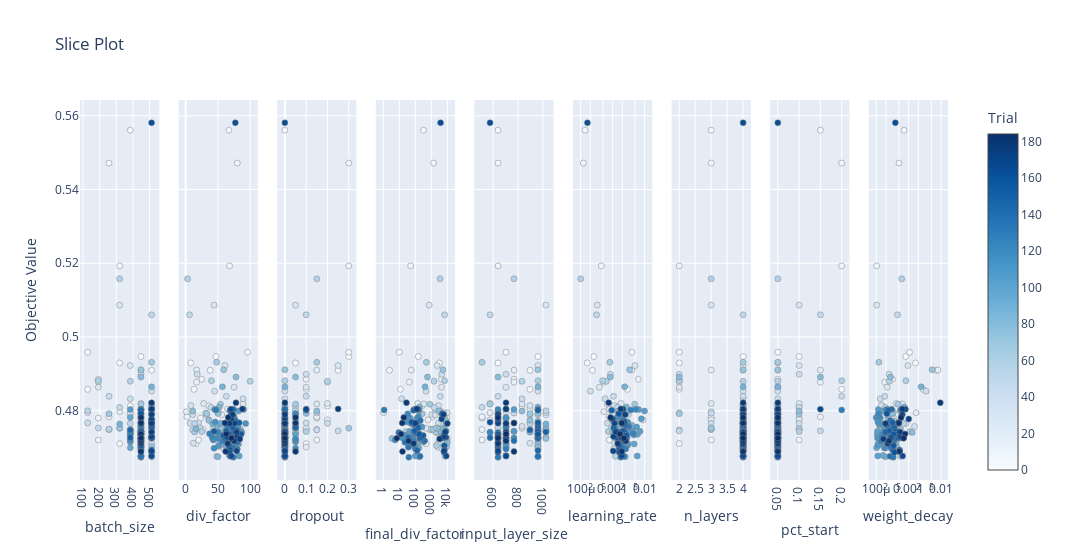

The code cell stored with this chart in its notebook:
### Code cell
plot_slice(study)

### Figure 1 — Plotly figure (JSON) as saved in the notebook; plotly's stock layout.template omitted (floating-point values rounded to 4 significant figures; data arrays with more than 128 entries replaced by an {"elided": "..."} marker saying what was removed)
{"data": [{"marker": {"color": {"elided": "185 int values"}, "colorbar": {"title": {"text": "Trial"}, "x": 1, "xpad": 40}, "colorscale": [[0, "rgb(247,251,255)"], [0.125, "rgb(222,235,247)"], [0.25, "rgb(198,219,239)"], [0.375, "rgb(158,202,225)"], [0.5, "rgb(107,174,214)"], [0.625, "rgb(66,146,198)"], [0.75, "rgb(33,113,181)"], [0.875, "rgb(8,81,156)"], [1, "rgb(8,48,107)"]], "line": {"color": "Grey", "width": 0.5}, "showscale": true}, "mode": "markers", "name": "Feasible Trial", "showlegend": false, "type": "scatter", "x": {"elided": "185 int values"}, "xaxis": "x", "y": {"elided": "185 float values"}, "yaxis": "y"}, {"marker": {"color": {"elided": "185 int values"}, "colorbar": {"title": {"text": "Trial"}, "x": 1, "xpad": 40}, "colorscale": [[0, "rgb(247,251,255)"], [0.125, "rgb(222,235,247)"], [0.25, "rgb(198,219,239)"], [0.375, "rgb(158,202,225)"], [0.5, "rgb(107,174,214)"], [0.625, "rgb(66,146,198)"], [0.75, "rgb(33,113,181)"], [0.875, "rgb(8,81,156)"], [1, "rgb(8,48,107)"]], "line": {"color": "Grey", "width": 0.5}, "showscale": false}, "mode": "markers", "name": "Feasible Trial", "showlegend": false, "type": "scatter", "x": {"elided": "185 int values"}, "xaxis": "x2", "y": {"elided": "185 float values"}, "yaxis": "y2"}, {"marker": {"color": {"elided": "185 int values"}, "colorbar": {"title": {"text": "Trial"}, "x": 1, "xpad": 40}, "colorscale": [[0, "rgb(247,251,255)"], [0.125, "rgb(222,235,247)"], [0.25, "rgb(198,219,239)"], [0.375, "rgb(158,202,225)"], [0.5, "rgb(107,174,214)"], [0.625, "rgb(66,146,198)"], [0.75, "rgb(33,113,181)"], [0.875, "rgb(8,81,156)"], [1, "rgb(8,48,107)"]], "line": {"color": "Grey", "width": 0.5}, "showscale": false}, "mode": "markers", "name": "Feasible Trial", "showlegend": false, "type": "scatter", "x": {"elided": "185 float values"}, "xaxis": "x3", "y": {"elided": "185 float values"}, "yaxis": "y3"}, {"marker": {"color": {"elided": "185 int values"}, "colorbar": {"title": {"text": "Trial"}, "x": 1, "xpad": 40}, "colorscale": [[0, "rgb(247,251,255)"], [0.125, "rgb(222,235,247)"], [0.25, "rgb(198,219,239)"], [0.375, "rgb(158,202,225)"], [0.5, "rgb(107,174,214)"], [0.625, "rgb(66,146,198)"], [0.75, "rgb(33,113,181)"], [0.875, "rgb(8,81,156)"], [1, "rgb(8,48,107)"]], "line": {"color": "Grey", "width": 0.5}, "showscale": false}, "mode": "markers", "name": "Feasible Trial", "showlegend": false, "type": "scatter", "x": {"elided": "185 float values"}, "xaxis": "x4", "y": {"elided": "185 float values"}, "yaxis": "y4"}, {"marker": {"color": {"elided": "185 int values"}, "colorbar": {"title": {"text": "Trial"}, "x": 1, "xpad": 40}, "colorscale": [[0, "rgb(247,251,255)"], [0.125, "rgb(222,235,247)"], [0.25, "rgb(198,219,239)"], [0.375, "rgb(158,202,225)"], [0.5, "rgb(107,174,214)"], [0.625, "rgb(66,146,198)"], [0.75, "rgb(33,113,181)"], [0.875, "rgb(8,81,156)"], [1, "rgb(8,48,107)"]], "line": {"color": "Grey", "width": 0.5}, "showscale": false}, "mode": "markers", "name": "Feasible Trial", "showlegend": false, "type": "scatter", "x": {"elided": "185 int values"}, "xaxis": "x5", "y": {"elided": "185 float values"}, "yaxis": "y5"}, {"marker": {"color": {"elided": "185 int values"}, "colorbar": {"title": {"text": "Trial"}, "x": 1, "xpad": 40}, "colorscale": [[0, "rgb(247,251,255)"], [0.125, "rgb(222,235,247)"], [0.25, "rgb(198,219,239)"], [0.375, "rgb(158,202,225)"], [0.5, "rgb(107,174,214)"], [0.625, "rgb(66,146,198)"], [0.75, "rgb(33,113,181)"], [0.875, "rgb(8,81,156)"], [1, "rgb(8,48,107)"]], "line": {"color": "Grey", "width": 0.5}, "showscale": false}, "mode": "markers", "name": "Feasible Trial", "showlegend": false, "type": "scatter", "x": {"elided": "185 float values"}, "xaxis": "x6", "y": {"elided": "185 float values"}, "yaxis": "y6"}, {"marker": {"color": {"elided": "185 int values"}, "colorbar": {"title": {"text": "Trial"}, "x": 1, "xpad": 40}, "colorscale": [[0, "rgb(247,251,255)"], [0.125, "rgb(222,235,247)"], [0.25, "rgb(198,219,239)"], [0.375, "rgb(158,202,225)"], [0.5, "rgb(107,174,214)"], [0.625, "rgb(66,146,198)"], [0.75, "rgb(33,113,181)"], [0.875, "rgb(8,81,156)"], [1, "rgb(8,48,107)"]], "line": {"color": "Grey", "width": 0.5}, "showscale": false}, "mode": "markers", "name": "Feasible Trial", "showlegend": false, "type": "scatter", "x": {"elided": "185 int values"}, "xaxis": "x7", "y": {"elided": "185 float values"}, "yaxis": "y7"}, {"marker": {"color": {"elided": "185 int values"}, "colorbar": {"title": {"text": "Trial"}, "x": 1, "xpad": 40}, "colorscale": [[0, "rgb(247,251,255)"], [0.125, "rgb(222,235,247)"], [0.25, "rgb(198,219,239)"], [0.375, "rgb(158,202,225)"], [0.5, "rgb(107,174,214)"], [0.625, "rgb(66,146,198)"], [0.75, "rgb(33,113,181)"], [0.875, "rgb(8,81,156)"], [1, "rgb(8,48,107)"]], "line": {"color": "Grey", "width": 0.5}, "showscale": false}, "mode": "markers", "name": "Feasible Trial", "showlegend": false, "type": "scatter", "x": {"elided": "185 float values"}, "xaxis": "x8", "y": {"elided": "185 float values"}, "yaxis": "y8"}, {"marker": {"color": {"elided": "185 int values"}, "colorbar": {"title": {"text": "Trial"}, "x": 1, "xpad": 40}, "colorscale": [[0, "rgb(247,251,255)"], [0.125, "rgb(222,235,247)"], [0.25, "rgb(198,219,239)"], [0.375, "rgb(158,202,225)"], [0.5, "rgb(107,174,214)"], [0.625, "rgb(66,146,198)"], [0.75, "rgb(33,113,181)"], [0.875, "rgb(8,81,156)"], [1, "rgb(8,48,107)"]], "line": {"color": "Grey", "width": 0.5}, "showscale": false}, "mode": "markers", "name": "Feasible Trial", "showlegend": false, "type": "scatter", "x": {"elided": "185 float values"}, "xaxis": "x9", "y": {"elided": "185 float values"}, "yaxis": "y9"}], "layout": {"title": {"text": "Slice Plot"}, "width": 2700, "xaxis": {"anchor": "y", "domain": [0, 0.09136], "title": {"text": "batch_size"}}, "xaxis2": {"anchor": "y2", "domain": [0.1136, 0.2049], "title": {"text": "div_factor"}}, "xaxis3": {"anchor": "y3", "domain": [0.2272, 0.3185], "title": {"text": "dropout"}}, "xaxis4": {"anchor": "y4", "domain": [0.3407, 0.4321], "title": {"text": "final_div_factor"}, "type": "log"}, "xaxis5": {"anchor": "y5", "domain": [0.4543, 0.5457], "title": {"text": "input_layer_size"}}, "xaxis6": {"anchor": "y6", "domain": [0.5679, 0.6593], "title": {"text": "learning_rate"}, "type": "log"}, "xaxis7": {"anchor": "y7", "domain": [0.6815, 0.7728], "title": {"text": "n_layers"}}, "xaxis8": {"anchor": "y8", "domain": [0.7951, 0.8864], "title": {"text": "pct_start"}}, "xaxis9": {"anchor": "y9", "domain": [0.9086, 1], "title": {"text": "weight_decay"}, "type": "log"}, "yaxis": {"anchor": "x", "domain": [0, 1], "title": {"text": "Objective Value"}}, "yaxis2": {"anchor": "x2", "domain": [0, 1], "matches": "y", "showticklabels": false}, "yaxis3": {"anchor": "x3", "domain": [0, 1], "matches": "y", "showticklabels": false}, "yaxis4": {"anchor": "x4", "domain": [0, 1], "matches": "y", "showticklabels": false}, "yaxis5": {"anchor": "x5", "domain": [0, 1], "matches": "y", "showticklabels": false}, "yaxis6": {"anchor": "x6", "domain": [0, 1], "matches": "y", "showticklabels": false}, "yaxis7": {"anchor": "x7", "domain": [0, 1], "matches": "y", "showticklabels": false}, "yaxis8": {"anchor": "x8", "domain": [0, 1], "matches": "y", "showticklabels": false}, "yaxis9": {"anchor": "x9", "domain": [0, 1], "matches": "y", "showticklabels": false}}}
